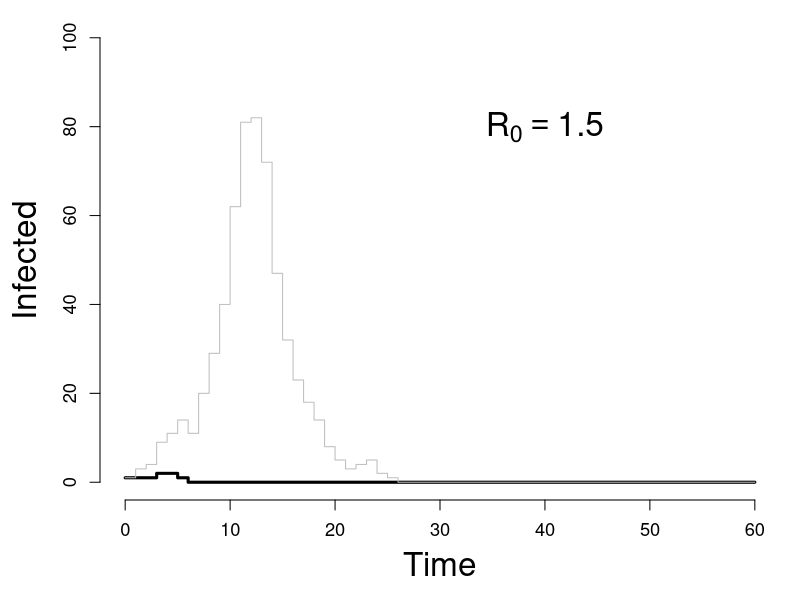
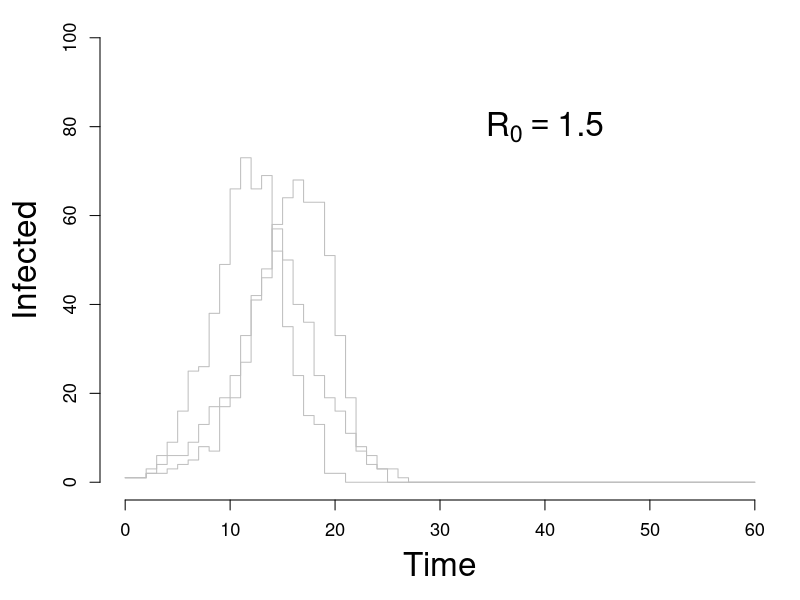

The R script that drew these images, in order:
## Introduction to Infectious Disease Dynamics (Chain Binomial - Tutorial 3)
## Clinic on the Meaningful Modeling of Epidemiological Data
## African Institute for Mathematical Sciences, Muizenberg, RSA
##
## Juliet R.C. Pulliam, 2012-2015
##
## Tutorial 3, Benchmark question 3 for Math Models in Med \& PH course

rm(list=ls())                   # Clear all variables and functions

## SIR.CB() -- Function that runs a chain binomial SIR model for a given population
## size and R0 value, outputting a data frame with columns representing, time,
## the number of susceptibles at each time, and the number of cases at each time.
## The chain binomial is a stochastic model, so the output varies between function
## calls, even for the same parameter values and initial conditions.
sir.cb <- function(R0,N,MAXTIME,I0=1,S0=N-I0){
  qq <- 1-R0/N  # Pairwise probability of avoiding potentially infectious contact

  Cases <- I0
  Sus <- S0

  for(Time in 1:MAXTIME){
    Cases <- c(Cases,rbinom(1,Sus[Time],(1-qq^Cases[Time])))
    Sus <- c(Sus,Sus[Time]-Cases[Time+1])
  }
  return(data.frame(Time=0:MAXTIME,Cases,Sus))
}

# Run the function once, for an R0 of 1.5, a population size of 1000, and 60 time
# steps
epi <- sir.cb(1.5,1000,60)
# Examine the resulting data frame
head(epi)

# Plot the number of cases through time and label the plot appropriately
par(mar=c(5,5,1,1))
plot(0:60,epi$Cases,
     type="s",      # Use a 'step' plot because time is treated as discrete
     bty="n",
     lwd=3,
     cex.lab=2,
     ylim=c(0,100),
     cex.axis = 1.1,
     xlab="Time",
     ylab="Infected")
text(40,80,expression(R[0]==1.5),cex=2)

# PLOT.CB -- Function that runs SIR.CB for specified parameter values, plots
# the number of cases through time (if plot==T), and returns the vector of values
# of the number of cases through time
plot.cb <- function(R0,N,MAXTIME=60,lwd=1,col="grey",plot=T){
  cases <- sir.cb(R0,N,MAXTIME)$Cases
  if(plot) lines(0:MAXTIME,cases,type="s",lwd=lwd,col=col)
  return(cases)
}

plot.cb(1.5,1000,60)

# Set up an empty plot with pre-labelled axes
par(mar=c(5,5,1,1))
plot(0:60,epi$Cases,
     type="s",      # Use a 'step' plot because time is treated as discrete
     bty="n",
     lwd=0,
     cex.lab=2,
     ylim=c(0,100),
     cex.axis = 1.1,
     xlab="Time",
     ylab="Infected")
text(40,80,expression(R[0]==1.5),cex=2)  # Add the R0 value used to the plot

# Call plot.cb() 3 times to plot 3 runs of the SIR chain binomial; do this
# using the built-in replicate() function, which automatically concatenates the
# output into a matrix
runs <- replicate(3,plot.cb(1.5,1000,60))
# Examine the upper left portion of the stored matrix: each column represents
# a different run, and each row represents a time point in the run
head(runs)

## Calculate the average number of cases in each timestep. Do this by using
## the apply() function to apply the function mean() to the rows of the matrix,
## runs, created above:

ave.case.t <- apply(runs,1,mean)

## Now, complete the following tasks on your own.
##
## Set up an empty plot with pre-labelled axes, just like before:



# Add the R0 value used to the plot:



## Call plot.cb() 300 times to plot 300 runs of the SIR chain binomial. Again,
## do this using the built-in replicate() function to automatically concatenate
## the output:


## Calculate the average number of cases in each timestep:


## Calculate the median number of cases in each timestep:


## Add lines to your plot that represent the mean and median number of cases
## through time. Use a thick red line for the mean values and a thick blue line
## for the median values:



## Save your plot as a PDF, and email it to Steve.
